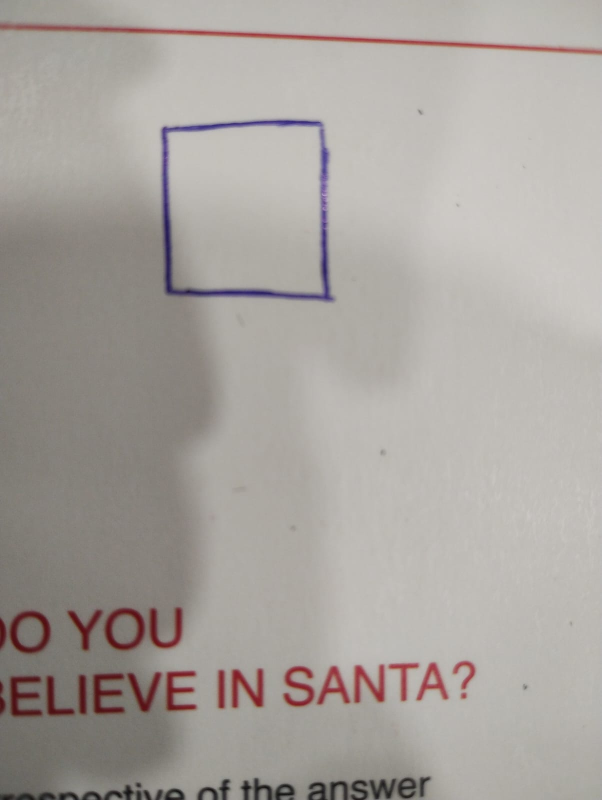
#> input picture box5.jpg, 1204 x 1600 px (shown at 1/2 size)
$ jupyter execute opencv1.ipynb
#> lines starting #> are read from the running program, lines starting #| are printed output that depends on the picture; after the words box and inside, x2 and y2 are one past the last pixel; in counts of white or black regions, pixels touching at a corner belong together
[cell 1]
import cv2

def main(image_path):
    # Load the image
#> called with image_path = 'box5.jpg'
    image = cv2.imread(image_path)
#> image is the input picture: shape (1600, 1204, 3); mean B, G, R 158.1, 162.9, 168.2
    new_width = 1024
    new_height = 576
    image = cv2.resize(image, (new_width, new_height))
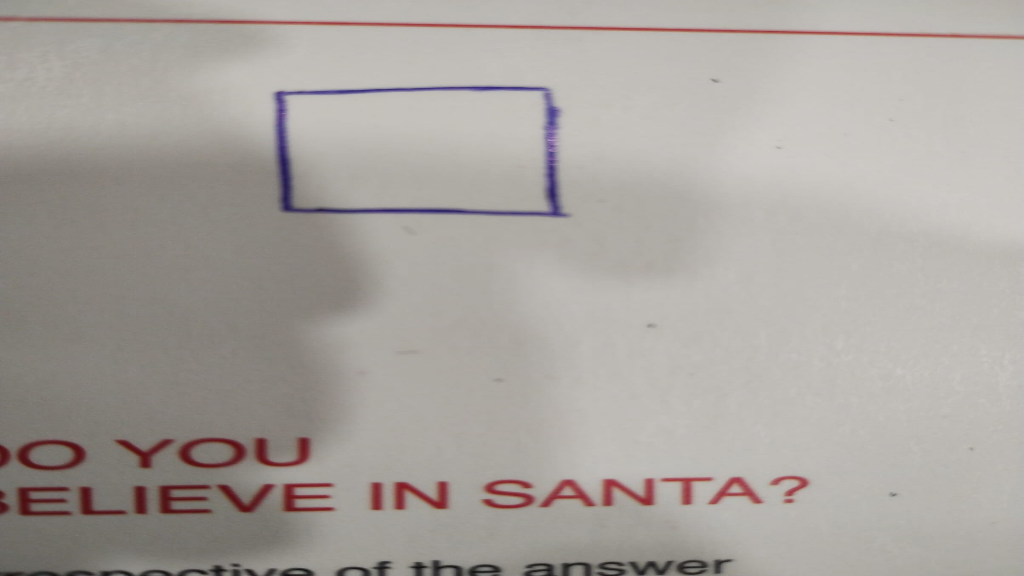
#> image: shape (576, 1024, 3); mean B, G, R 158, 162.9, 168.2


    # Convert the image to grayscale
    gray = cv2.cvtColor(image, cv2.COLOR_BGR2GRAY)
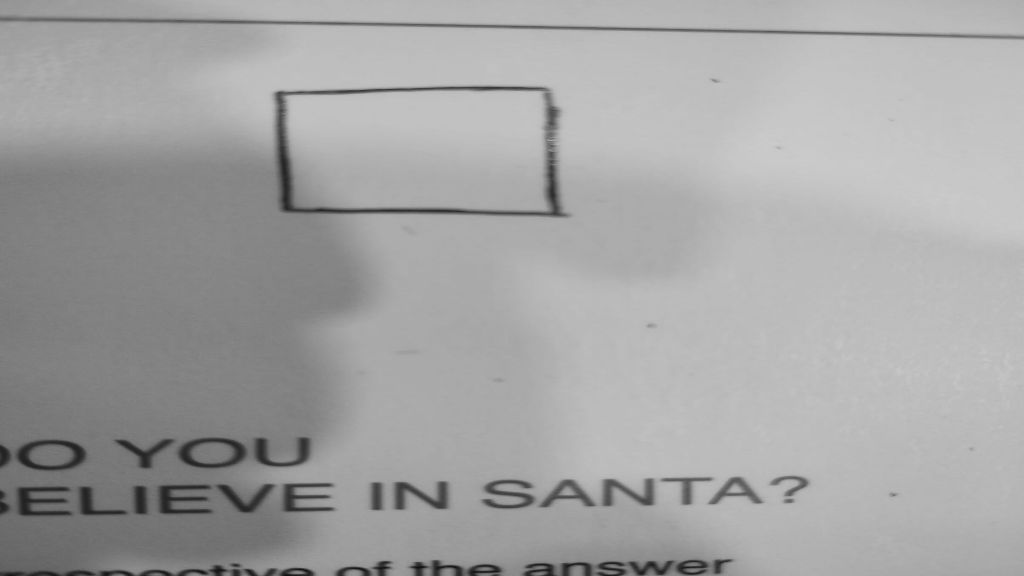
#> gray: shape (576, 1024); min 15, max 203, mean 163.8

    # Detect edges in the image
    edges = cv2.Canny(gray, 50, 150)
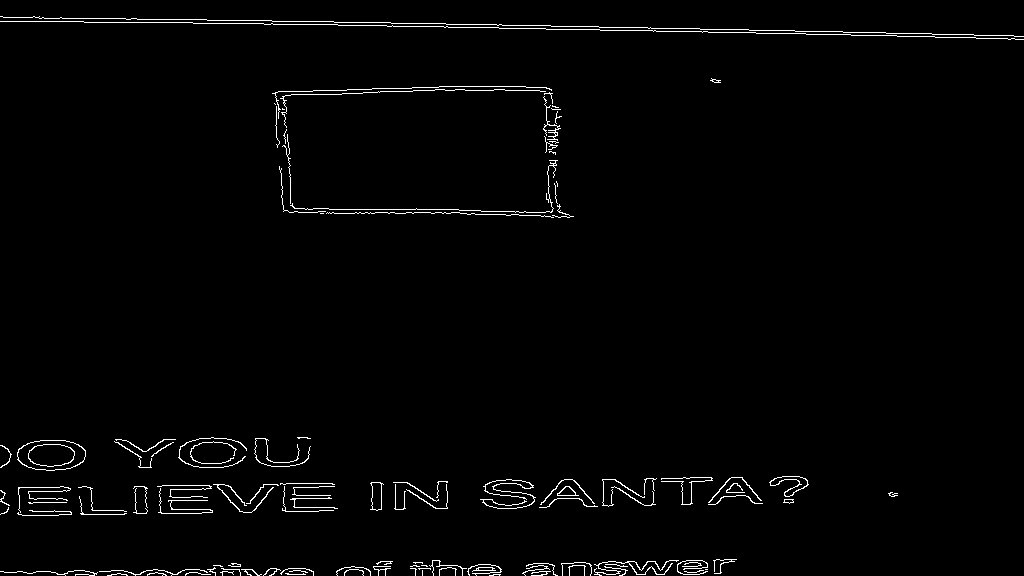
#> edges: shape (576, 1024); 1.7% white in thin lines or dots

    # Find contours in the edged image
    contours, _ = cv2.findContours(edges, cv2.RETR_EXTERNAL, cv2.CHAIN_APPROX_SIMPLE)
#> contours = 113 contours, 99 with area under 20; largest, box (x1, y1, x2, y2) and area: (17, 440, 86, 471) 1664, (769, 476, 809, 497) 292, (370, 482, 384, 511) 255, (557, 486, 579, 496) 113, (213, 484, 274, 513) 56


    # Iterate over all contours
    for contour in contours:
        # Approximate the contour to a polygon
        perimeter = cv2.arcLength(contour, True)
        approx = cv2.approxPolyDP(contour, 0.02 * perimeter, True)
        # If the contour has four vertices, it is likely a rectangle
        if len(approx) == 4:
            # Compute the bounding box of the contour
            x, y, w, h = cv2.boundingRect(contour)


            # Draw the contour and dimensions on the image
            cv2.rectangle(image, (x, y), (x + w, y + h), (0, 255, 0), 2)
            cv2.putText(image, f'Width: {w}', (x, y - 10), cv2.FONT_HERSHEY_SIMPLEX, 0.5, (0, 255, 0), 2)
            cv2.putText(image, f'Height: {h}', (x, y - 30), cv2.FONT_HERSHEY_SIMPLEX, 0.5, (0, 255, 0), 2)
#> this loop made 113 passes
#> (perimeter, approx, x, y, w, h) on passes 3, 4, 10, 20, 50, 59: (43.31, [[127, 575], [120, 573], [107, 575], [117, 573]], 107, 573, 21, 3), (54.73, [[185, 575], [189, 572], [210, 574], [189, 572]], 185, 572, 26, 4), (38.49, [[289, 571], [300, 570], [307, 572], [300, 570]], 289, 570, 19, 3), (49.07, [[221, 568], [238, 569], [240, 575], [239, 569]], 221, 568, 20, 8), (130.6, [[79, 496], [81, 514], [126, 513], [84, 514]], 79, 496, 48, 19), (160.3, [[284, 486], [282, 510], [333, 510], [286, 511]], 282, 486, 52, 26)
#> (perimeter, x, y, w, h) on passes 94, 95, 102, 103, 109, 110: (189.3, 279, 166, 47, 47), (741.3, 290, 160, 268, 53), (18.83, 551, 108, 10, 2), (5.41, 282, 108, 3, 2), (629.9, 280, 89, 266, 39), (628, 272, 86, 280, 33)
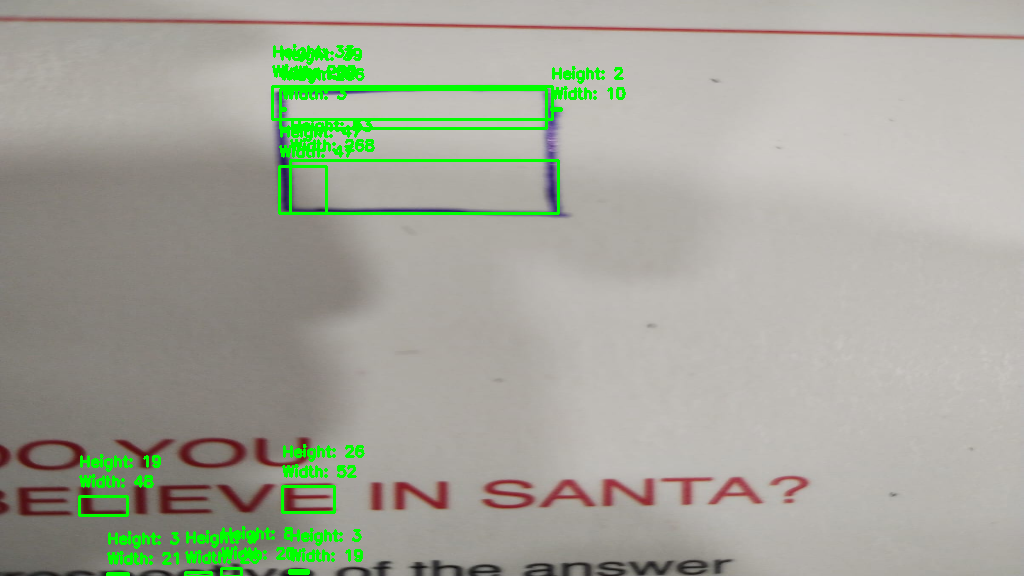
#> image: shape (576, 1024, 3); 3.15% of pixels changed, all inside (x1, y1, x2, y2) = (78, 44, 626, 576)

    # Display the image
    cv2.imshow('Measured Objects', image)
    cv2.waitKey(0)
    cv2.destroyAllWindows()

if __name__ == "__main__":
    # Input the path to the image file
    image_path = 'box5.jpg'
    main(image_path)

$ run again, with box2.jpg copied over box5.jpg
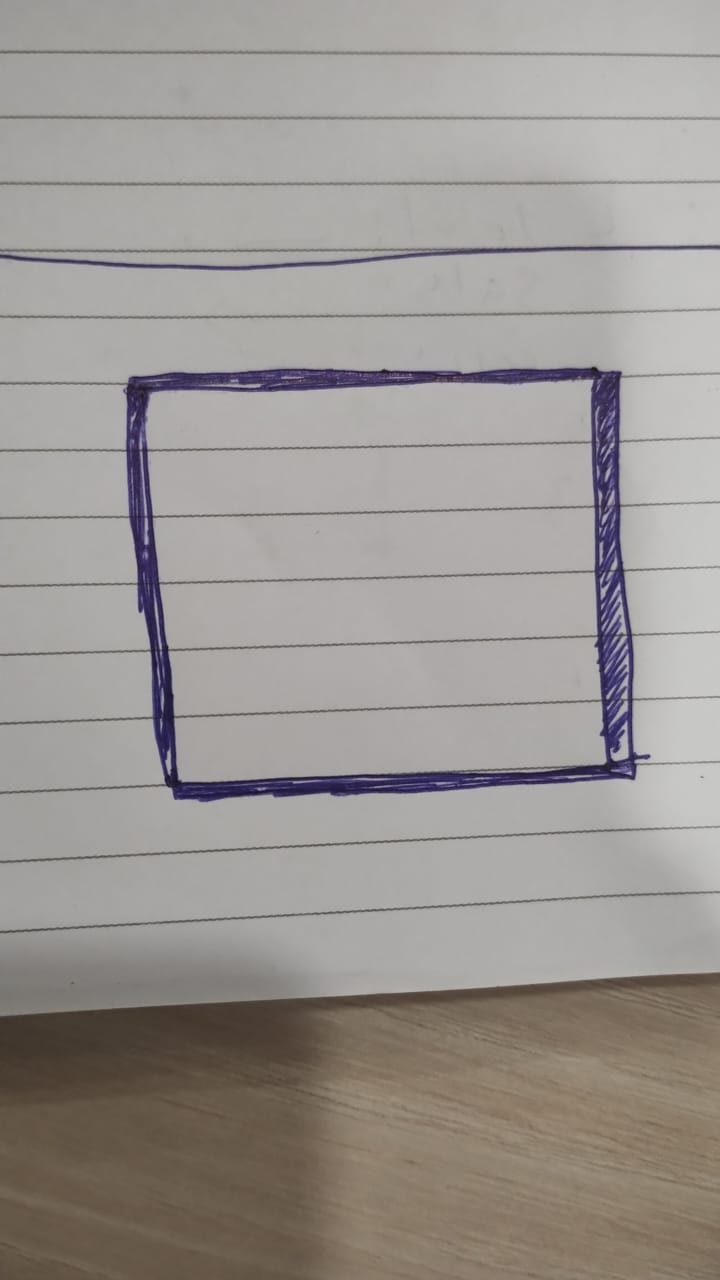
#> input picture box2.jpg, 720 x 1280 px
#> in main, image is the input picture: shape (1280, 720, 3); mean B, G, R 146.9, 150.5, 155.4
#> in main, `edges = cv2.Canny(gray, 50, 150)`:
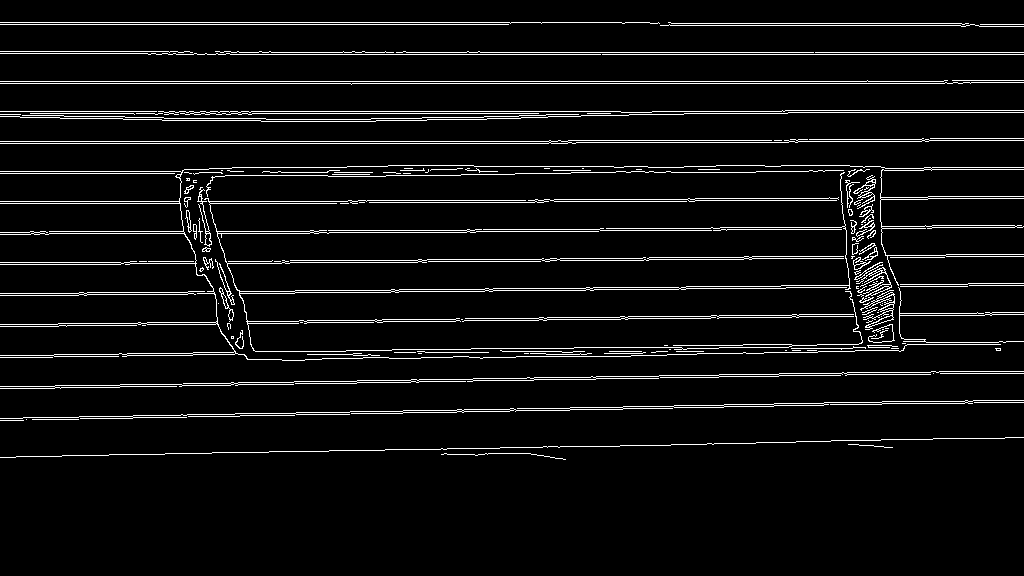
#> edges: shape (576, 1024); 5.8% white in thin lines or dots, all inside (x1, y1, x2, y2) = (0, 22, 1024, 460)
#> contours = 164 contours, 137 with area under 20; largest, box (x1, y1, x2, y2) and area: (204, 172, 863, 352) 1550, (0, 400, 1024, 419) 800, (0, 165, 1024, 361) 732, (0, 371, 1024, 389) 633, (462, 314, 854, 322) 507
#> the loop in main, `for contour in contours:` made 164 passes
#> (perimeter, approx, x, y, w, h) on passes 35, 52: (8, [[231, 336], [231, 338], [233, 338], [233, 336]], 231, 336, 3, 3), (4.83, [[880, 304], [881, 305], [882, 305], [881, 305]], 880, 304, 3, 2)
#> after the loop in main, `for contour in contours:`:
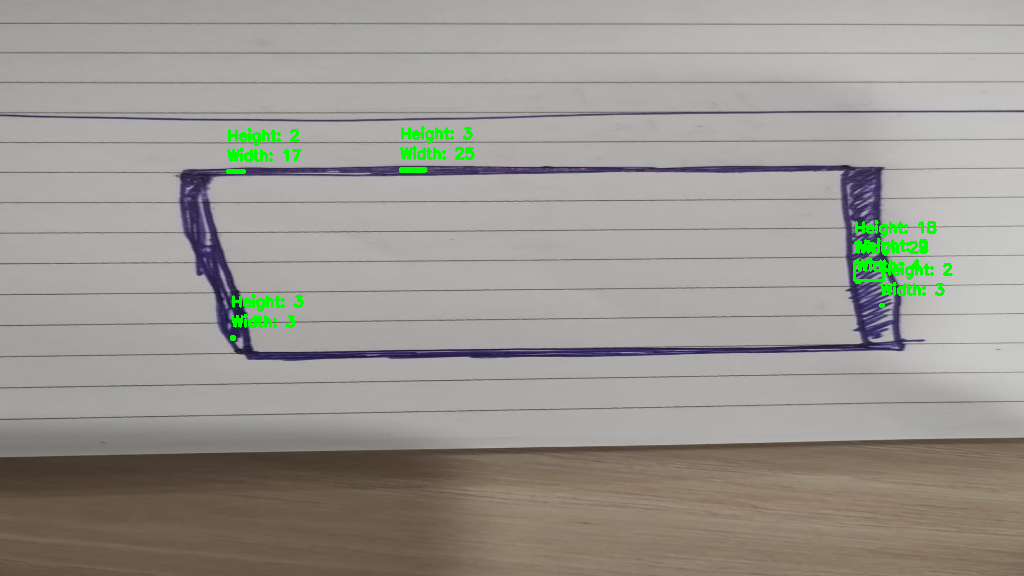
#> image: shape (576, 1024, 3); mean B, G, R 145.3, 151.6, 153.8

$ run again, with box4.jpg copied over box5.jpg
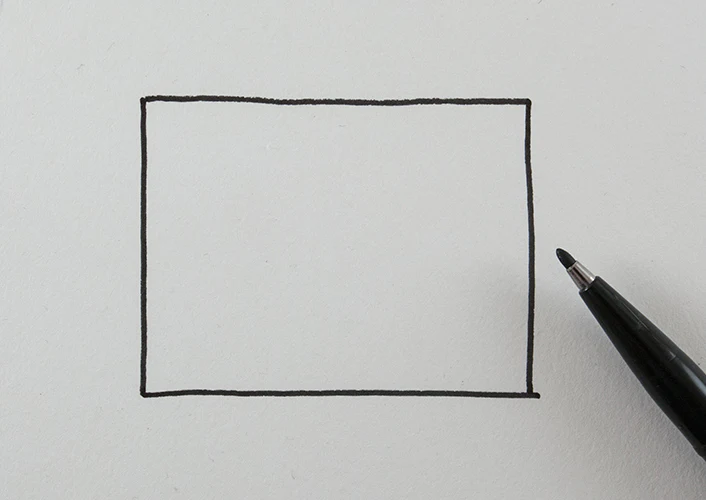
#> input picture box4.jpg, 706 x 500 px
#> in main, image is the input picture: shape (500, 706, 3); mean B, G, R 192.2, 194.2, 193.1
#> in main, `edges = cv2.Canny(gray, 50, 150)`:
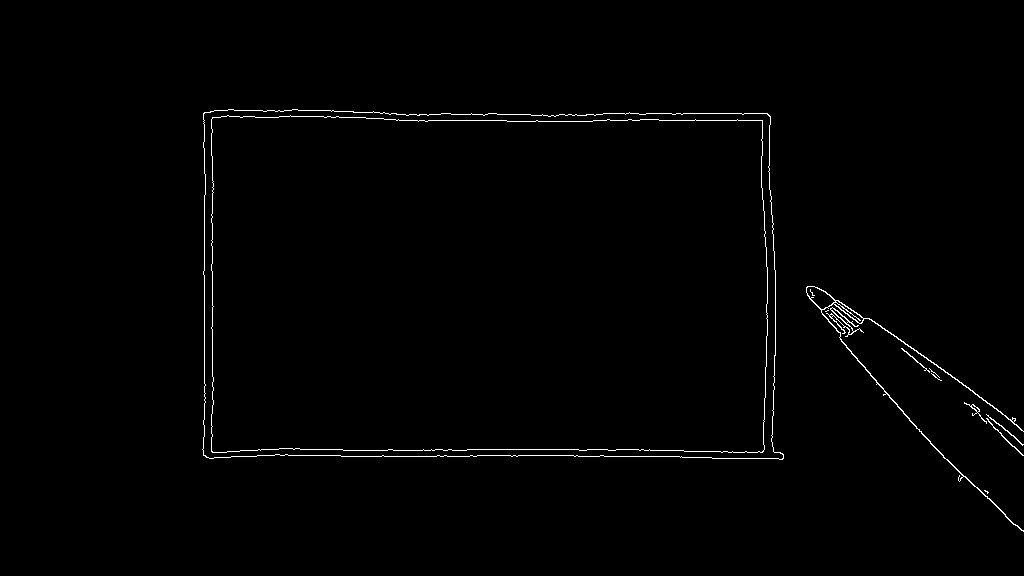
#> edges: shape (576, 1024); 0.86% white in thin lines or dots, all inside (x1, y1, x2, y2) = (202, 109, 1024, 532)
#> contours = 11 contours, 4 with area under 20; largest, box (x1, y1, x2, y2) and area: (202, 109, 784, 460) 195216, (806, 286, 1024, 532) 926, (826, 307, 864, 337) 125, (964, 402, 987, 424) 38, (986, 418, 1024, 456) 32, (986, 414, 1024, 446) 28, (901, 348, 930, 373) 20
#> the loop in main, `for contour in contours:` made 11 passes
#> (perimeter, approx, x, y, w, h) on passes 6, 10, 11: (28.04, [[929, 368], [931, 371], [934, 372], [939, 377]], 929, 368, 11, 10), (1244.1, [[807, 286], [1023, 531], [821, 310], [1015, 418]], 806, 286, 218, 246), (1905.9, [[203, 113], [206, 457], [783, 458], [767, 113]], 202, 109, 582, 351)
#> after the loop in main, `for contour in contours:`:
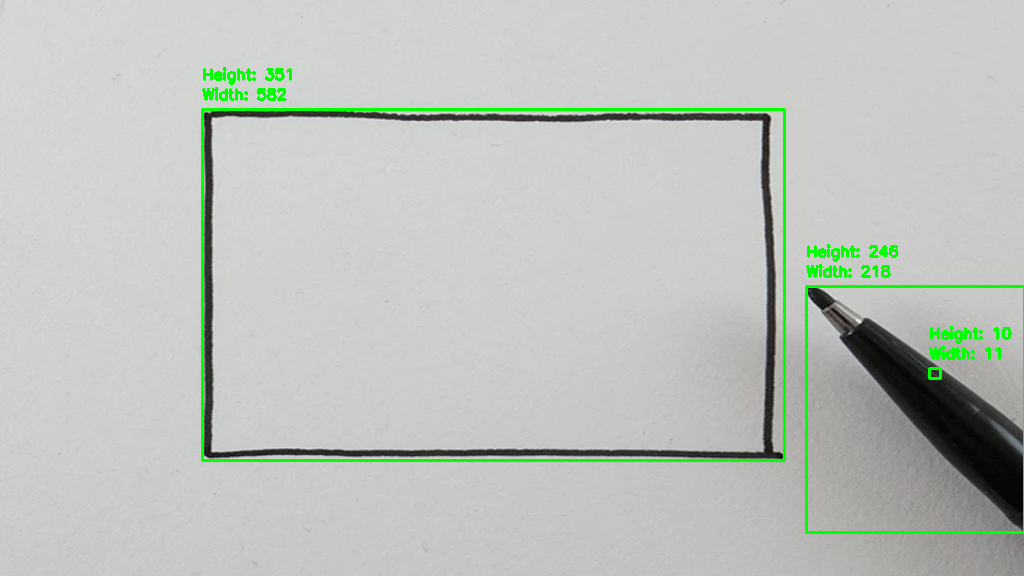
#> image: shape (576, 1024, 3); mean B, G, R 188.4, 195.3, 189.3
